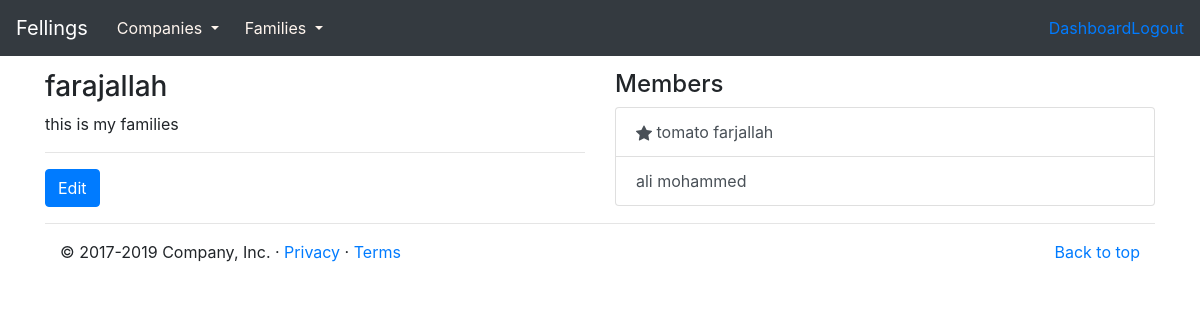
/groups/families/detail/farajallah (signed in), run on an earlier commit of the app's database.
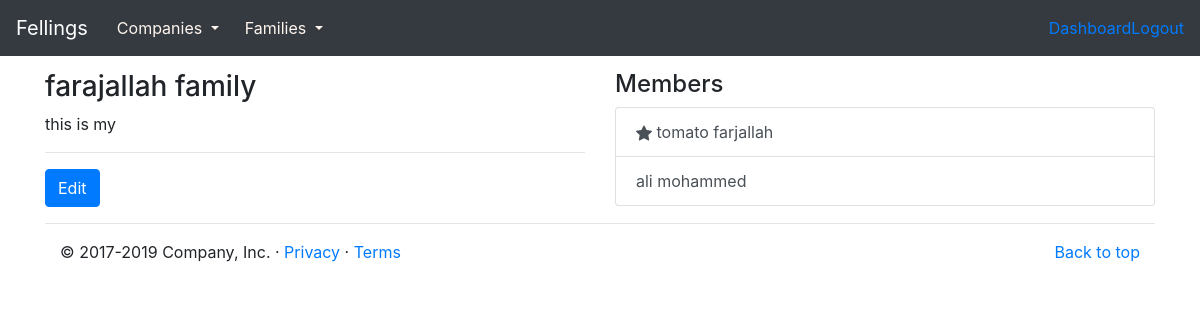
And on a later commit of the database.
### groups/models.py (models this page shows, shortened)
class Group(models.Model):
    created_at = models.DateTimeField(default=timezone.now)
    created_by = models.ForeignKey(
        User, on_delete=models.CASCADE, related_name="%(class)s_created"
    )
    name = models.CharField(max_length=255)
    slug = AutoSlugField(populate_from="name", default="", unique=True)
    description = models.TextField(default="")
    class Meta:
        abstract = True

class Family(Group):
    members = models.ManyToManyField(User, related_name="families")
    class Meta:
        verbose_name_plural = "families"

### groups/views/family.py (the view)
# urls.py: path("detail/<slug:slug>", company.Detail.as_view(), name="detail-com"),
class Detail(LoginRequiredMixin, generic.DetailView):
    headline = "Detail"
    template_name = "families/detail.html"
    def get_queryset(self):
        return self.request.user.families.all()

### groups/templates/families/detail.html (shortened to what this page needs)
{% extends 'layout.html' %}
{% block content %}
<div class="container pt">
    <div class="row">
        <div class="col-md-6">
            <h3>{{ object.name }}</h3>
            {{ object.description|linebreaks }}
            {% if user == object.created_by %}
            <hr>
            <a href="{% url 'groups:update-fam' slug=family.slug %}" class="btn btn-primary">
                Edit</a>
            {% endif %}
        </div>
        <div class="col-md-6">
            <h4>Members</h4>
            <div class="list-group">
                {% for member in object.members.all %}
                <a href="#" class="list-group-item list-group-item-action">
                    {{ member.get_full_name }}</a>
                {% endfor %}
            </div>
        </div>
    </div>
</div>
{% endblock %}

### templates/layout.html (shortened to what this page needs)
{% load static %}
<!doctype html>
<html lang="en">
<head>
    <link rel="stylesheet" href="https://stackpath.bootstrapcdn.com/bootstrap/4.4.1/css/bootstrap.min.css"
>
    <link rel="stylesheet" href="{% static 'css/feelings.css' %}">
</head>
<body>
    <nav class="navbar navbar-expand-md navbar-dark fixed-top bg-dark">
        <a class="navbar-brand" href="{% url 'home' %}">Fellings</a>
        <div class="nav navbar-nav navbar-left">
            <div class="btn-group">
                <button type="button" class="btn dropdown-toggle" data-toggle="dropdown" aria-haspopup="true"
                    aria-expanded="false" style="color: seashell;">
                    Companies
                </button>
            </div>
            <div class="btn-group">
                <button type="button" class="btn dropdown-toggle" data-toggle="dropdown" aria-haspopup="true"
                    aria-expanded="false" style="color: seashell;">
                    Families
                </button>
            </div>
        </div>
        <div class="collapse navbar-collapse" id="navbarCollapse">
            <form class="form-inline mt-2 mt-md-0 ">
                <ul class="nav navbar-nav  navbar-right">
                    {% if not user.is_authenticated %}
                    <li><a href="{% url 'users:login' %}">Login</a></li>
                    <li><a href="{% url 'users:signup' %}"">Sing up</a></li>
                    {% else %}
                    <li><a href=" {% url 'users:dashboard' %}">Dashboard</a></li>
                    <li><a href="{% url 'users:logout' %}">Logout</a></li>
                    {% endif %}
                </ul>
            </form>
        </div>
    </nav>
    <div id="content">
        {% block content %}{% endblock %}
    </div>
    <div class="container">
        <hr>
        <footer class="container">
            <p class="float-right"><a href="#">Back to top</a></p>
            <p>&copy; 2017-2019 Company, Inc. &middot; <a href="#">Privacy</a> &middot; <a href="#">Terms</a></p>
        </footer>
    </div>
</body>
</html>

### assets/css/feelings.css (style rules this page uses)
.pt { padding-top: 20px; }
body { padding-top: 50px; }

What changed in the data, as far as the page shows it:
changed Family: name "farajallah" → "farajallah family"; description "this is my families" → "this is my"
